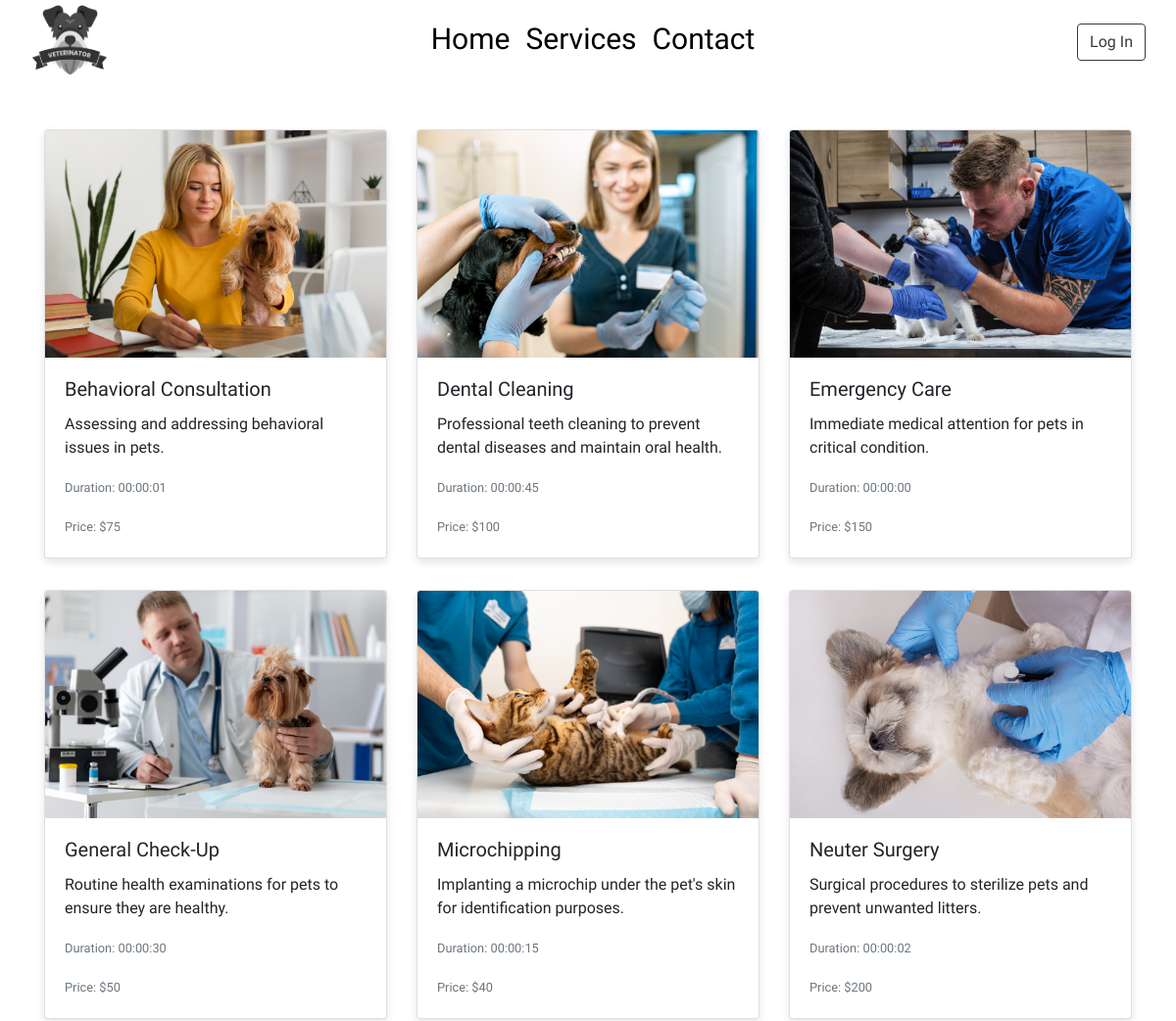
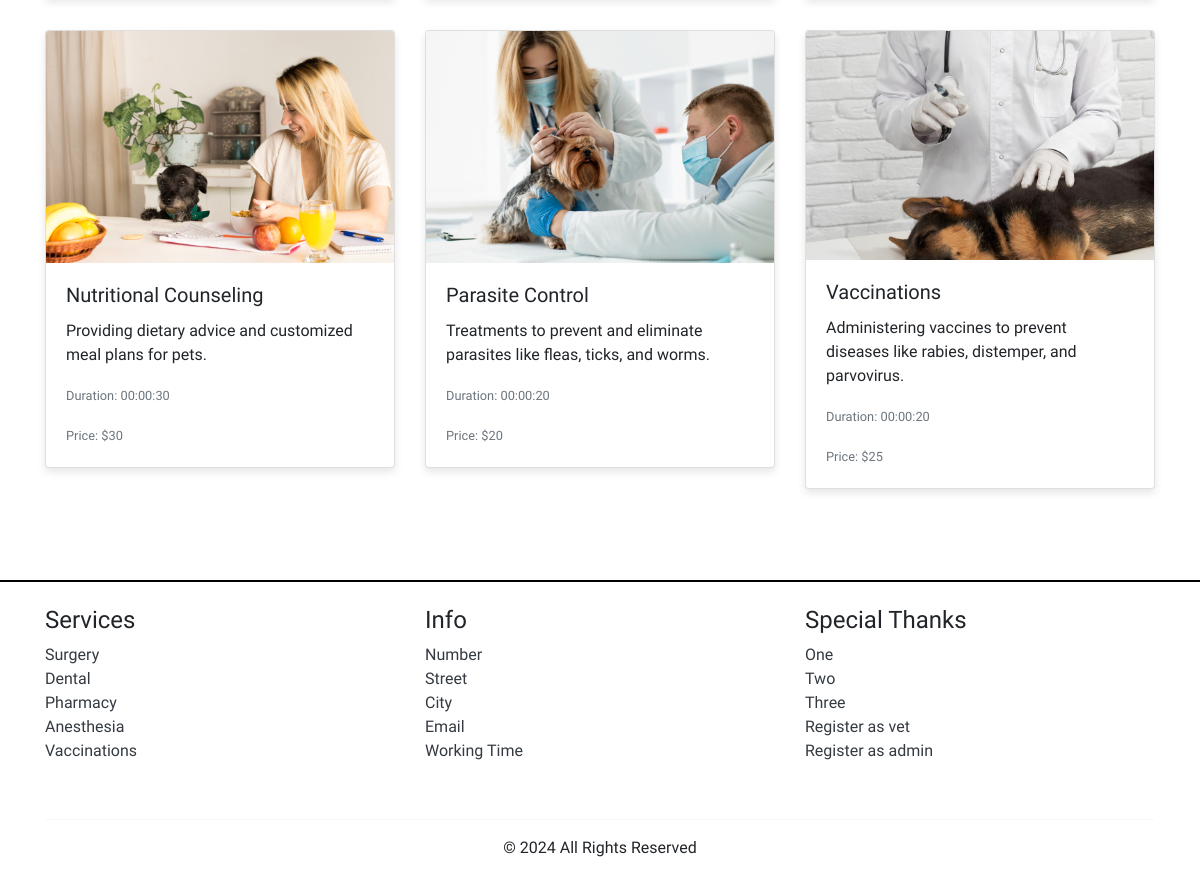
Screenshot of /services_description.php with the database file from the repository (2 pictures, top to bottom).
### tables this page shows
CREATE TABLE `services` (
  `id_service` int(11) NOT NULL,
  `service_name` varchar(70) NOT NULL,
  `service_description` varchar(255) NOT NULL,
  `photo` varchar(255) DEFAULT NULL,
  `service_duration` time NOT NULL,
  `price` int(11) DEFAULT NULL,
  `discount` int(2) DEFAULT NULL,
  `service_date` date DEFAULT NULL,
  `service_time` time DEFAULT NULL
);

### services_description.php (the view, shortened to what this page needs)
<?php
require "parts/functions.php";
?>
    <!DOCTYPE html>
    <html lang="en">
    <head>
        <link rel="stylesheet" href="styless/navBar.css">
        <link rel="stylesheet" href="styless/logIn.css">
        <link rel="stylesheet" href="styless/hover-min.css">
        <link rel="stylesheet" href="styless/descStyle.css">
        <link rel="stylesheet" href="https://cdn.jsdelivr.net/npm/bootstrap-icons@1.10.5/font/bootstrap-icons.css">
        <link rel="stylesheet" href="https://cdnjs.cloudflare.com/ajax/libs/animate.css/4.1.1/animate.min.css">
        <link href="https://cdn.jsdelivr.net/npm/bootstrap@5.3.2/dist/css/bootstrap.min.css" rel="stylesheet">
        <link rel="stylesheet" href="https://stackpath.bootstrapcdn.com/bootstrap/4.5.2/css/bootstrap.min.css">
        <link rel="stylesheet" type="text/css" href="https://cdnjs.cloudflare.com/ajax/libs/bootstrap-datepicker/1.9.0/css/bootstrap-datepicker.min.css">
        <link rel="stylesheet" href="https://cdnjs.cloudflare.com/ajax/libs/jquery-timepicker/1.13.18/jquery.timepicker.min.css">
    </head>
    <body>
<div data-bs-spy="scroll" data-bs-target=".navbar" data-bs-offset="50">
    <?php
    $sql = "SELECT * FROM services ORDER BY service_name ASC";
    $query = $pdo->prepare($sql);
    $query->execute();
    $results = $query->fetchAll(PDO::FETCH_OBJ);
    if ($query->rowCount() > 0) {
        echo '<div class="bd container">';
        echo '<div class="row">';
        foreach ($results as $result) {
            $serviceName = $result->service_name;
            $description = $result->service_description;
            $duration = $result->service_duration;
            $price = $result->price;
            $image_path = $result->photo;
            echo '<div class="col-md-6 col-lg-4 my-3">';
            echo '<div class="card service-card">';
            echo '<img src="photos/uploads/' . $image_path . '" class="card-img-top service-img" alt="Service Image">';
            echo '<div class="card-body">';
            echo '<h5 class="card-title">' . $serviceName . '</h5>';
            echo '<p class="card-text">' . $description . '</p>';
            echo '<p class="card-text"><small class="text-muted">Duration: ' . $duration . '</small></p>';
            echo '<p class="card-text"><small class="text-muted">Price: $' . $price . '</small></p>';
            echo '</div>';
            echo '</div>';
            echo '</div>';
        }
        echo '</div>';
        echo '</div>';
    }
    ?>
</div>
<?php
include "parts/footer.php";
?>
</body>
</html>

### styless/navBar.css (style rules this page uses)
* { font-family: "Madimi One", sans-serif; font-weight: 400; font-style: normal; box-sizing: border-box; }
body, html { animation: content_reveal 0.8s ease; }
.bd { padding-top: 30px; margin:0 auto; background-color: white; width:70%; }

### styless/descStyle.css (style rules this page uses)
.service-card { box-shadow: 0 4px 8px rgba(0,0,0,0.1); transition: transform 0.3s, box-shadow 0.3s; }
.service-img { max-height: 300px; object-fit: cover; width: 100%; }
.bd { padding-top: 30px; margin: 0 auto; background-color: white; width: 80%; }

### rows the page displays
services: photo (picture), service_name "Behavioral Consultation", service_description "Assessing and addressing behavioral issues in pets.", service_duration "00:00:01", price "75"
services: photo (picture), service_name "Dental Cleaning", service_description "Professional teeth cleaning to prevent dental diseases and maintain oral health.", service_duration "00:00:45", price "100"
services: photo (picture), service_name "Emergency Care", service_description "Immediate medical attention for pets in critical condition.", service_duration "00:00:00", price "150"
services: photo (picture), service_name "General Check-Up", service_description "Routine health examinations for pets to ensure they are healthy.", service_duration "00:00:30", price "50"
services: photo (picture), service_name "Microchipping", service_description "Implanting a microchip under the pet's skin for identification purposes.", service_duration "00:00:15", price "40"
services: photo (picture), service_name "Neuter Surgery", service_description "Surgical procedures to sterilize pets and prevent unwanted litters.", service_duration "00:00:02", price "200"
services: photo (picture), service_name "Nutritional Counseling", service_description "Providing dietary advice and customized meal plans for pets.", service_duration "00:00:30", price "30"
services: photo (picture), service_name "Parasite Control", service_description "Treatments to prevent and eliminate parasites like fleas, ticks, and worms.", service_duration "00:00:20", price "20"
services: photo (picture), service_name "Vaccinations", service_description "Administering vaccines to prevent diseases like rabies, distemper, and parvovirus.", service_duration "00:00:20", price "25"
